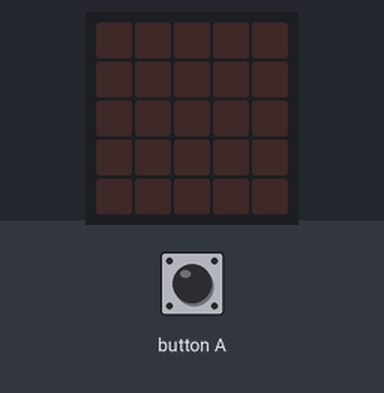
The program below on a simulated BBC micro:bit (MakeCode). On the bench: the board's 5×5 LED display. The inputs (shaded band) are chosen by the test bench. Random numbers come from a fixed seed.

Above: at 1.2 s.
1.3 s: button A pressed for 0.15 s
At 1.8 s:
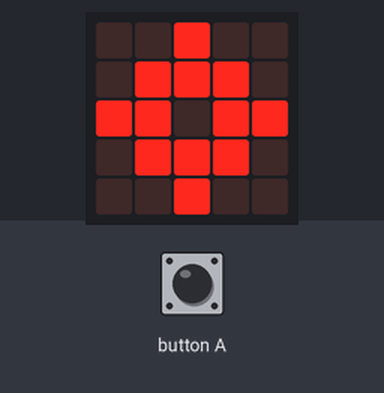
At 4.8 s:
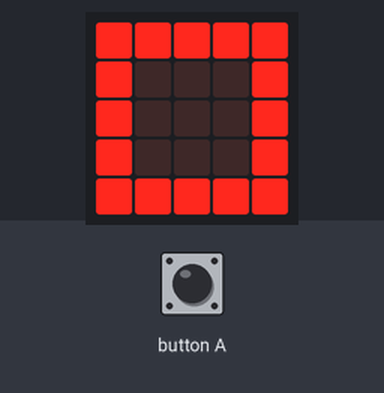
Timing chart, 0 to 6.3 s (numbered marks = the images above; inputs shaded):
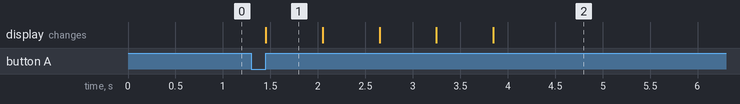

The program:

main.ts
```typescript
input.onButtonPressed(Button.A, function () {
    basic.showIcon(IconNames.Target)
    basic.showIcon(IconNames.SmallDiamond)
    basic.showIcon(IconNames.Diamond)
    basic.showIcon(IconNames.SmallDiamond)
    if (Math.randomBoolean()) {
        basic.showIcon(IconNames.Fabulous)
    } else {
        basic.showIcon(IconNames.Square)
    }
})
```

test.ts
```typescript
// 在這裡測試；當此封包作為擴充功能時，將不會編譯此內容。
```

Measured:
- after the input at 1.3 s, the display: changes after 0.15 s (image 1)
- what the display in image 1 shows lasts 0.6 s, from 1.5 s to 2.1 s
